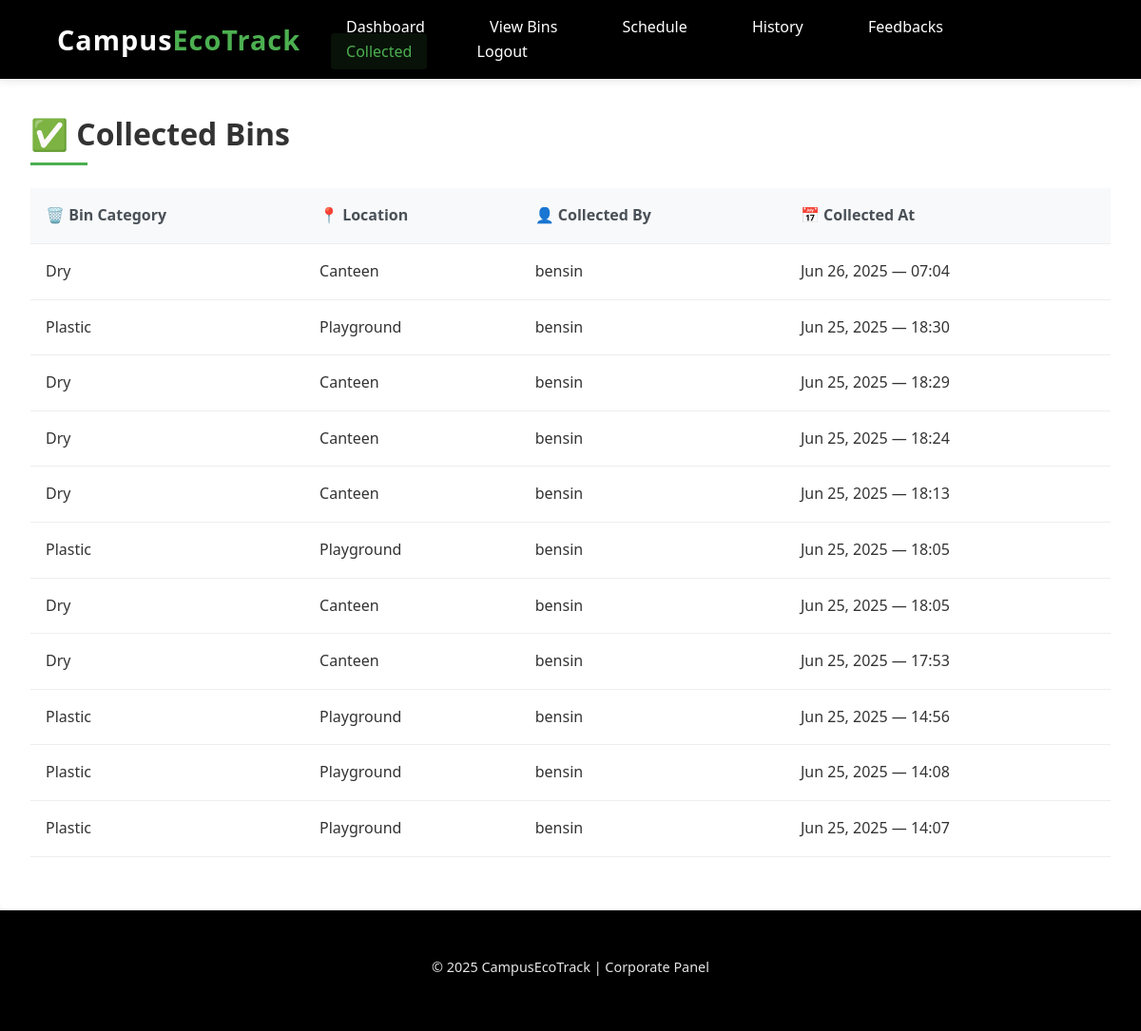
The app's page /collected_bins/ (signed in) with its own data.
### general/models.py (models this page shows, shortened)
class BinCollection(models.Model):
    bin = models.ForeignKey(Bin, on_delete=models.CASCADE)
    collected_by = models.ForeignKey(User, on_delete=models.CASCADE)
    collected_at = models.DateTimeField(auto_now_add=True)

class Bin(models.Model):
    CATEGORY_CHOICES = [
        ('Dry', 'Dry'),
        ('Wet', 'Wet'),
        ('Plastic', 'Plastic'),
        ('E-Waste', 'E-Waste'),
        ('Other', 'Other'),
    ]
    LOCATION_CHOICES = [
        ('Block A', 'Block A'),
        ('Block B', 'Block B'),
        ('Canteen', 'Canteen'),
        ('Hostel', 'Hostel'),
        ('Library', 'Library'),
        ('Playground', 'Playground'),
    ]
    location = models.CharField(max_length=100, choices=LOCATION_CHOICES)
    category = models.CharField(max_length=50, choices=CATEGORY_CHOICES)
    status = models.CharField(max_length=20, choices=[('Empty', 'Empty'), ('Full', 'Full')], default='Empty')
    fill_level = models.IntegerField(default=0)  # % full (0 to 100)
    last_updated = models.DateTimeField(auto_now=True)
    scheduled_date = models.DateField(null=True, blank=True)

class User(AbstractUser):
    role = models.CharField(max_length=10, default='admin')

### corporate/views.py (the view)
# urls.py: path('collected_bins/', views.view_collected_bins, name='corporate_view_collected_bins'),  # ✅ ADD THIS
@login_required
def view_collected_bins(request):
    if request.user.role != 'corporate':
        return render(request, '403.html')
    collections = BinCollection.objects.select_related('bin', 'collected_by').order_by('-collected_at')
    return render(request, 'corporate/view_collected_bins.html', {
        'collections': collections,
        'collected_bins_count': collections.count()
    })

### corporate/templates/corporate/view_collected_bins.html (shortened to what this page needs)
{% load static %}
<!DOCTYPE html>
<html lang="en">
<head>
  <link rel="stylesheet" href="{% static 'view_collected_bins.css' %}">
</head>
<body>
  <header>
    <div class="logo">Campus<span>EcoTrack</span></div>
    <nav>
      <a href="{% url 'corporate_dashboard' %}">Dashboard</a>
      <a href="{% url 'corporate_view_bins' %}">View Bins</a>
      <a href="{% url 'schedule_collection' %}">Schedule</a>
      <a href="{% url 'collection_history' %}">History</a>
      <a href="{% url 'corporate_feedback' %}">Feedbacks</a>
      <a class="active" href="{% url 'corporate_view_collected_bins' %}">Collected</a>
      <a href="{% url 'logout_view' %}">Logout</a>
    </nav>
  </header>
  <main class="container">
    <h2>✅ Collected Bins</h2>
    {% if collections %}
      <table>
        <thead>
          <tr>
            <th>🗑️ Bin Category</th>
            <th>📍 Location</th>
            <th>👤 Collected By</th>
            <th>📅 Collected At</th>
          </tr>
        </thead>
        <tbody>
          {% for c in collections %}
          <tr>
            <td>{{ c.bin.category }}</td>
            <td>{{ c.bin.location }}</td>
            <td>{{ c.collected_by.username }}</td>
            <td>{{ c.collected_at|date:"M d, Y — H:i" }}</td>
          </tr>
          {% endfor %}
        </tbody>
      </table>
    {% else %}
      <p>No bins have been collected yet.</p>
    {% endif %}
  </main>
  <footer>
    <p>&copy; 2025 CampusEcoTrack | Corporate Panel</p>
  </footer>
</body>
</html>

### corporate/static/view_collected_bins.css (style rules this page uses)
.container { padding: 2rem; }

### corporate/static/corporate.css (style rules this page uses)
body { background-color: #f8f9fa; color: #333; line-height: 1.6; }
header { background-color: #000; color: white; padding: 1rem 5%; display: flex; justify-content: space-between; align-items: center; box-shadow: 0 2px 10px rgba(0, 0, 0, 0.1); position: sticky; top: 0; z-index: 1000; }
.logo { font-size: 1.8rem; font-weight: 700; letter-spacing: 1px; }
.logo span { color: #4CAF50; }
nav a { color: #ffffff; text-decoration: none; margin-left: 1.5rem; font-weight: 500; transition: all 0.3s ease; padding: 0.5rem 1rem; border-radius: 4px; }
nav a.active { color: #4CAF50; background-color: rgba(76, 175, 80, 0.1); }
main { padding: 2rem 5%; min-height: calc(100vh - 120px); }
footer { background-color: #000; color: white; padding: 1.5rem 5%; text-align: center; font-size: 0.9rem; }
h2 { font-size: 2rem; margin-bottom: 1.5rem; color: #333; position: relative; padding-bottom: 0.5rem; }
h2::after { content: ''; position: absolute; bottom: 0; left: 0; width: 60px; height: 3px; background-color: #4CAF50; }
table { width: 100%; border-collapse: collapse; margin: 1.5rem 0; }
th, td { padding: 1rem; text-align: left; border-bottom: 1px solid #eee; }
th { background-color: #f8f9fa; font-weight: 600; color: #495057; }
.container { background-color: #fff; border-radius: 8px; padding: 2rem; box-shadow: 0 5px 15px rgba(0, 0, 0, 0.05); }

### general/static/common.css (style rules this page uses)
* { margin: 0; padding: 0; box-sizing: border-box; font-family: 'Segoe UI', Tahoma, Geneva, Verdana, sans-serif; }
body { background-color: #ffffff; color: #333333; line-height: 1.6; }
header { background-color: #000000; color: white; padding: 1rem 5%; display: flex; justify-content: space-between; align-items: center; box-shadow: 0 2px 10px rgba(0, 0, 0, 0.1); position: sticky; top: 0; z-index: 1000; }
.logo { font-size: 1.8rem; font-weight: 700; letter-spacing: 1px; }
.logo span { color: #4CAF50; }
nav a { color: #ffffff; text-decoration: none; margin-left: 2rem; font-weight: 500; transition: all 0.3s ease; padding: 0.5rem 1rem; border-radius: 4px; }
nav a.active { color: #4CAF50; background-color: rgba(76, 175, 80, 0.1); }
footer { background-color: #000000; color: white; padding: 3rem 5%; display: grid; grid-template-columns: repeat(auto-fit, minmax(250px, 1fr)); gap: 2rem; }
footer p { margin-bottom: 0.5rem; opacity: 0.9; }

### records on screen
BinCollection: bin.category "Dry", bin.location "Canteen", collected_by.username "bensin", collected_at "Jun 26, 2025 — 07:04"
BinCollection: bin.category "Plastic", bin.location "Playground", collected_by.username "bensin", collected_at "Jun 25, 2025 — 18:30"
BinCollection: bin.category "Dry", bin.location "Canteen", collected_by.username "bensin", collected_at "Jun 25, 2025 — 18:29"
BinCollection: bin.category "Dry", bin.location "Canteen", collected_by.username "bensin", collected_at "Jun 25, 2025 — 18:24"
BinCollection: bin.category "Dry", bin.location "Canteen", collected_by.username "bensin", collected_at "Jun 25, 2025 — 18:13"
BinCollection: bin.category "Plastic", bin.location "Playground", collected_by.username "bensin", collected_at "Jun 25, 2025 — 18:05"
BinCollection: bin.category "Dry", bin.location "Canteen", collected_by.username "bensin", collected_at "Jun 25, 2025 — 18:05"
BinCollection: bin.category "Dry", bin.location "Canteen", collected_by.username "bensin", collected_at "Jun 25, 2025 — 17:53"
BinCollection: bin.category "Plastic", bin.location "Playground", collected_by.username "bensin", collected_at "Jun 25, 2025 — 14:56"
BinCollection: bin.category "Plastic", bin.location "Playground", collected_by.username "bensin", collected_at "Jun 25, 2025 — 14:08"
BinCollection: bin.category "Plastic", bin.location "Playground", collected_by.username "bensin", collected_at "Jun 25, 2025 — 14:07"
